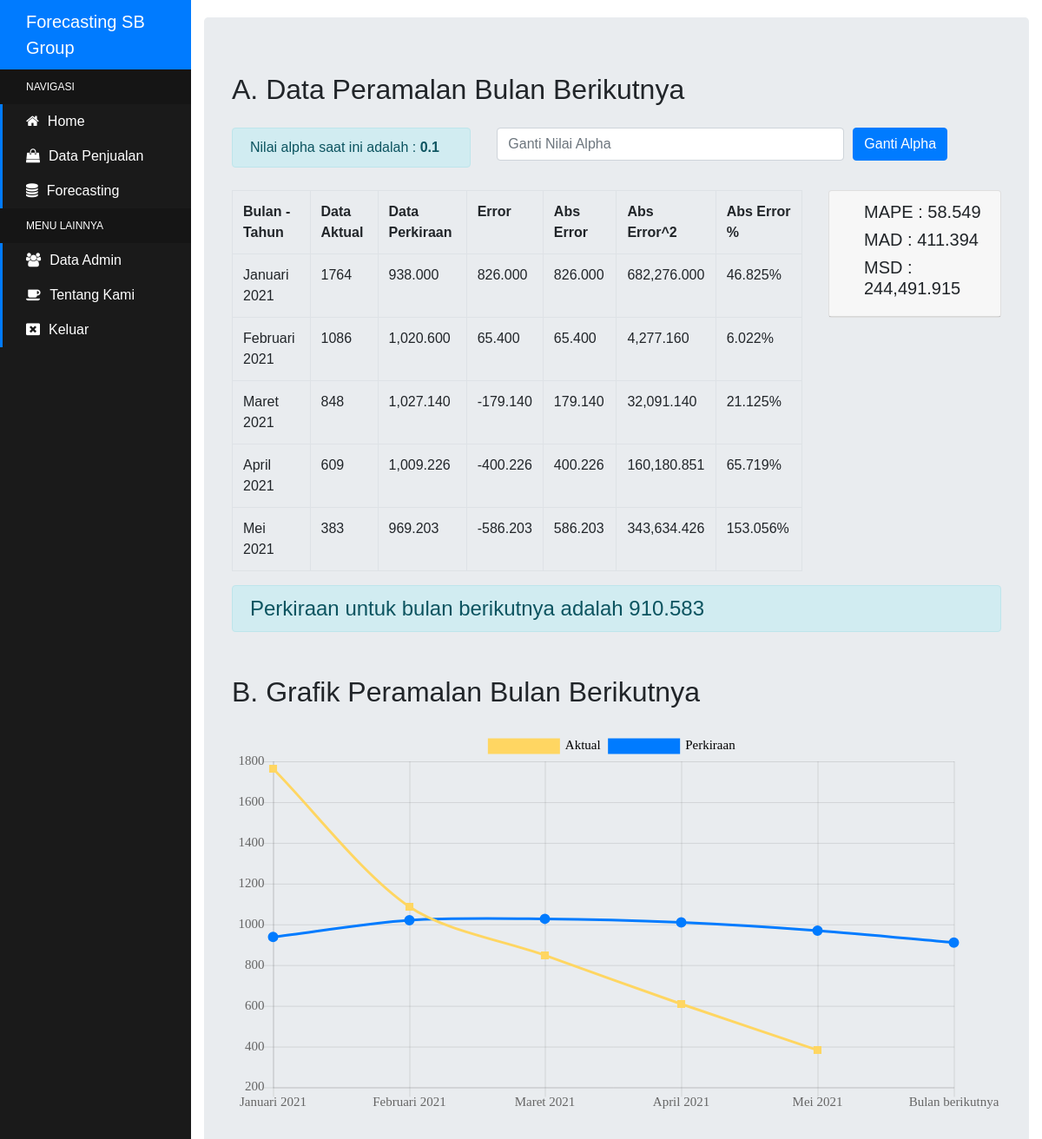
The app's page /forecast.php (signed in) with its own data.
### tables this page shows
CREATE TABLE `tb_alpha` (
  `id_alpha` varchar(11) NOT NULL,
  `nilai_alpha` decimal(2,1) NOT NULL
);

CREATE TABLE `tb_penjualan` (
  `id` int(11) NOT NULL,
  `bln_thn` varchar(20) NOT NULL,
  `d_aktual` int(11) NOT NULL
);

### forecast.php (the view, shortened to what this page needs)
<?php
include_once("koneksi.php");
$querytampil = "Select * from tb_penjualan";
$queryalpha = "select * from tb_alpha where id_alpha = 'A1'";
$querysum = "select sum(d_aktual) from tb_penjualan";
?>
<!DOCTYPE html>
<html lang="en" >
<head>
	<link rel='stylesheet' href='https://maxcdn.bootstrapcdn.com/bootstrap/4.5.2/css/bootstrap.min.css'>
	<link rel='stylesheet' href='https://maxcdn.bootstrapcdn.com/font-awesome/4.7.0/css/font-awesome.min.css'>
	<link rel="stylesheet" href="css/style.css">
</head>
<body>
	<?php
	include_once 'sidebar.php';
	?>
	<div class="content-container">
		<div class="container-fluid">
			<div class="jumbotron">
				<h2 style="margin-bottom: 25px;">A. Data Peramalan Bulan Berikutnya</h2>
				<div style="margin-bottom: 10px;">
					<?php
					$resultquery = mysqli_query($koneksi,$queryalpha);
					$data_alpha = mysqli_fetch_assoc($resultquery);
					?>
					<div class="row">
						<div class="col-sm-4">
							<h6 class="alert alert-info">Nilai alpha saat ini adalah : <b><?php echo $data_alpha['nilai_alpha']; ?></b></h6>
						</div>
						<div class="col-sm-8">
							<form action="forecast.php" method="post" name="ubah_alpha">
								<div class="form-check form-check-inline">
									<input class="form-control" type="text" name="nilai_alpha" placeholder="Ganti Nilai Alpha" style="width:400px;">
									<input class="btn btn-primary" type="submit" name="submit" value="Ganti Alpha" style="margin-left:10px;">
								</div>
							</form>
						</div>
					</div>
					<?php
					$n_alpha = $data_alpha["nilai_alpha"];
					?>
				</div>
				<div class="row">
					<div class="col-sm-9">
						<table class="table table-hover table-bordered">
							<tr>
								<th>Bulan - Tahun</th>
								<th>Data Aktual</th>
								<th>Data Perkiraan</th>
								<th>Error</th>
								<th>Abs Error</th>
								<th>Abs Error^2</th>
								<th>Abs Error %</th>
							</tr>
							<?php
							$resultquery = mysqli_query($koneksi,$querysum);
							$hasilsum = mysqli_fetch_row($resultquery);
							$resultquery = mysqli_query($koneksi,$querytampil);
							$d_perkiraan = "";
							$count = mysqli_num_rows($resultquery);
							$loop = 0;
							$sum_abs_err = 0;
							$sum_abs_err2 = 0;
							$sum_abs_err_percent = 0;
							while ($row=mysqli_fetch_row($resultquery))
							{
								if ($d_perkiraan === "") {
									$d_perkiraan = $hasilsum[0]/$count;
								}
								else {
									$d_perkiraan = $h_perkiraan;
								}
								$array_perkiraan[] = $d_perkiraan;
								$error = $row[2]-$d_perkiraan;
								$abs_err = abs($error);
								$sum_abs_err = $sum_abs_err+$abs_err;
								$abs_err2 = pow($error, 2);
								$sum_abs_err2 = $sum_abs_err2+$abs_err2;
								$abs_err_percent = abs((($row[2]-$d_perkiraan)/$row[2])*100);
								$sum_abs_err_percent = $sum_abs_err_percent+$abs_err_percent;
								echo "<tr>";
								echo "<td>$row[1]</td>
								<td>$row[2]</td>
								<td>".number_format($d_perkiraan,3)."</td>
								<td>".number_format($error,3)."</td>
								<td>".number_format($abs_err,3)."</td>
								<td>".number_format($abs_err2,3)."</td>
								<td>".number_format($abs_err_percent,3)."%</td>";
								echo "</tr>";
								$h_perkiraan = $d_perkiraan+$n_alpha*($row[2]-$d_perkiraan);
								$loop = $loop+1;
								if ($loop == $count) {
									echo "</table></div>";
									$d_aktual_next = $row[2];
									$d_perkiraan_next = $d_perkiraan;
									$d_ft = $d_perkiraan_next+$n_alpha*($d_aktual_next-$d_perkiraan_next);
									$rata_abs_error_percent = $sum_abs_err_percent/$count;
									$rataabs_err = $sum_abs_err/$count;
									$rataabs_err2 = $sum_abs_err2/$count;
									?>
									<div class="col-sm-3">
										<div class="card">
											<div class="card-header">
												<h5 style="margin-left: 20px;">MAPE : <?php echo number_format($rata_abs_error_percent,3);?></h5>
												<h5 style="margin-left: 20px;">MAD : <?php echo number_format($rataabs_err,3);?></h5>
												<h5 style="margin-left: 20px;">MSD : <?php echo number_format($rataabs_err2,3);?></h5>
											</div>
										</div>
									</div>
								</div>
								<h4 class="alert alert-info">Perkiraan untuk bulan berikutnya adalah <?php echo number_format($d_ft,3);?></h4>
								<?php
							}
						}
						?>
						<h2 style="margin-bottom: 25px; margin-top: 50px;">B. Grafik Peramalan Bulan Berikutnya</h2>
						<div class="t">
							<canvas id="speedChart"></canvas>
						</div>
						<script>
							var speedCanvas = document.getElementById("speedChart");
							Chart.defaults.global.defaultFontFamily = "Times New Roman";
							Chart.defaults.global.defaultFontSize = 15;
							var dataFirst = {
								label: "Aktual",
								data: [<?php
									$querydaktual = "select d_aktual from tb_penjualan";
									$resultquery = mysqli_query($koneksi,$querydaktual);
									If(!$resultquery){
										die("Query Error : ".mysqli_errno($koneksi)." - ".mysqli_error($koneksi));
									}
									while ($data_aktual = mysqli_fetch_assoc($resultquery)) {
										echo "$data_aktual[d_aktual], ";
									}
									?>],
									lineTension: 0.3,
									fill: false,
									borderColor: '#FFD662',
									backgroundColor: '#FFD662',
									pointBorderColor: '#FFD662',
									pointBackgroundColor: '#FFD662',
									pointRadius: 5,
									pointHoverRadius: 15,
									pointHitRadius: 30,
									pointBorderWidth: 2,
									pointStyle: 'rect'
								};
								var dataSecond = {
									label: "Perkiraan",
									data: [<?php
										foreach ($array_perkiraan as $arper) {
											echo "".$arper.", ";
										}
										echo "".$d_ft."";
										?>],
										lineTension: 0.3,
										fill: false,
										borderColor: '#007bff',
										backgroundColor: '#007bff',
										pointBorderColor: '#007bff',
										pointBackgroundColor: '#007bff',
										pointRadius: 5,
										pointHoverRadius: 15,
										pointHitRadius: 30,
										pointBorderWidth: 2
									};
									var speedData = {
										labels: [<?php
											$querybulan = "select bln_thn from tb_penjualan";
											$resultquery = mysqli_query($koneksi,$querybulan);
											If(!$resultquery){
												die("Query Error : ".mysqli_errno($koneksi)." - ".mysqli_error($koneksi));
											}
											while ($data_bulan = mysqli_fetch_assoc($resultquery)) {
												echo "\"$data_bulan[bln_thn]\", ";
											}
											echo "\"Bulan berikutnya\"";
											?>],
						//labels: ["0s", "10s", "20s", "30s", "40s", "50s", "60s"],
						datasets: [dataFirst, dataSecond]
					};
					var chartOptions = {
						legend: {
							display: true,
							position: 'top',
							labels: {
								boxWidth: 80,
								fontColor: 'black'
							}
						}
					};
					var lineChart = new Chart(speedCanvas, {
						type: 'line',
						data: speedData,
						options: chartOptions
					});
				</script>
			</div>
		</div>
	</div>
</body>
</html>

### sidebar.php
<div class="sidebar-container">
	<div class="sidebar-logo">
		Forecasting SB Group
	</div>
	<ul class="sidebar-navigation">
		<li class="header">Navigasi</li>
		<li>
			<a href="index.php">
				<i class="fa fa-home" aria-hidden="true"></i>Home
			</a>
		</li>
		<li>
			<a href="data.php">
				<i class="fa fa-shopping-bag" aria-hidden="true"></i>Data Penjualan
			</a>
		</li>
		<li>
			<a href="forecast.php">
				<i class="fa fa-database" aria-hidden="true"></i>Forecasting
			</a>
		</li>
		<li class="header">Menu Lainnya</li>
      <li>
          <a href="data_admin.php">
              <i class="fa fa-users" aria-hidden="true"></i>Data Admin
          </a>
      </li>
		<li>
			<a href="tentang_kami.php">
				<i class="fa fa-coffee" aria-hidden="true"></i>Tentang Kami
			</a>
		</li>
      <li>
          <a href="logout.php">
              <i class="fa fa-window-close" aria-hidden="true"></i>Keluar
          </a>
      </li>
	</ul>
</div>

### css/style.css (style rules this page uses)
body { font-family: "Poppins", sans-serif; }
.sidebar-container { position: fixed; width: 220px; height: 100%; left: 0; overflow-x: hidden; overflow-y: auto; background: #1a1a1a; color: #fff; }
.content-container { padding-top: 20px; }
.sidebar-logo { padding: 10px 15px 10px 30px; font-size: 20px; background-color: #007bff; }
.sidebar-navigation { padding: 0; margin: 0; list-style-type: none; position: relative; }
.sidebar-navigation li { background-color: transparent; position: relative; display: inline-block; width: 100%; line-height: 20px; }
.sidebar-navigation li a { padding: 10px 15px 10px 30px; display: block; color: #fff; }
.sidebar-navigation li .fa { margin-right: 10px; }
.sidebar-navigation li::before { background-color: #007bff; position: absolute; content: ''; height: 100%; left: 0; top: 0; -webkit-transition: width 0.2s ease-in; transition: width 0.2s ease-in; width: 3px; z-index: -1; }
.sidebar-navigation .header { font-size: 12px; text-transform: uppercase; background-color: #151515; padding: 10px 15px 10px 30px; }
.sidebar-navigation .header::before { background-color: transparent; }
.content-container { padding-left: 220px; }

### records on screen
tb_alpha: nilai_alpha "0.1"
tb_penjualan: bln_thn "Januari 2021", d_aktual "1764", d_perkiraan "938.000", error "826.000", abs_err "826.000", abs_err2 "682,276.000", abs_err_percent "46.825"
tb_penjualan: bln_thn "Februari 2021", d_aktual "1086", d_perkiraan "1,020.600", error "65.400", abs_err "65.400", abs_err2 "4,277.160", abs_err_percent "6.022"
tb_penjualan: bln_thn "Maret 2021", d_aktual "848", d_perkiraan "1,027.140", error "-179.140", abs_err "179.140", abs_err2 "32,091.140", abs_err_percent "21.125"
tb_penjualan: bln_thn "April 2021", d_aktual "609", d_perkiraan "1,009.226", error "-400.226", abs_err "400.226", abs_err2 "160,180.851", abs_err_percent "65.719"
tb_penjualan: bln_thn "Mei 2021", d_aktual "383", d_perkiraan "969.203", error "-586.203", abs_err "586.203", abs_err2 "343,634.426", abs_err_percent "153.056", rata_abs_error_percent "58.549", rataabs_err "411.394", rataabs_err2 "244,491.915", d_ft "910.583"

### other values on screen
chart data {{ $data_aktual[d_aktual] }} 1764, 1086, 848, 609, 383
chart data {{ $arper }} 938, 1020.6, 1027.14, 1009.226, 969.2034
chart data {{ $d_ft }} 910.58306
chart data {{ $data_bulan[bln_thn] }} Januari 2021, Februari 2021, Maret 2021, April 2021, Mei 2021
